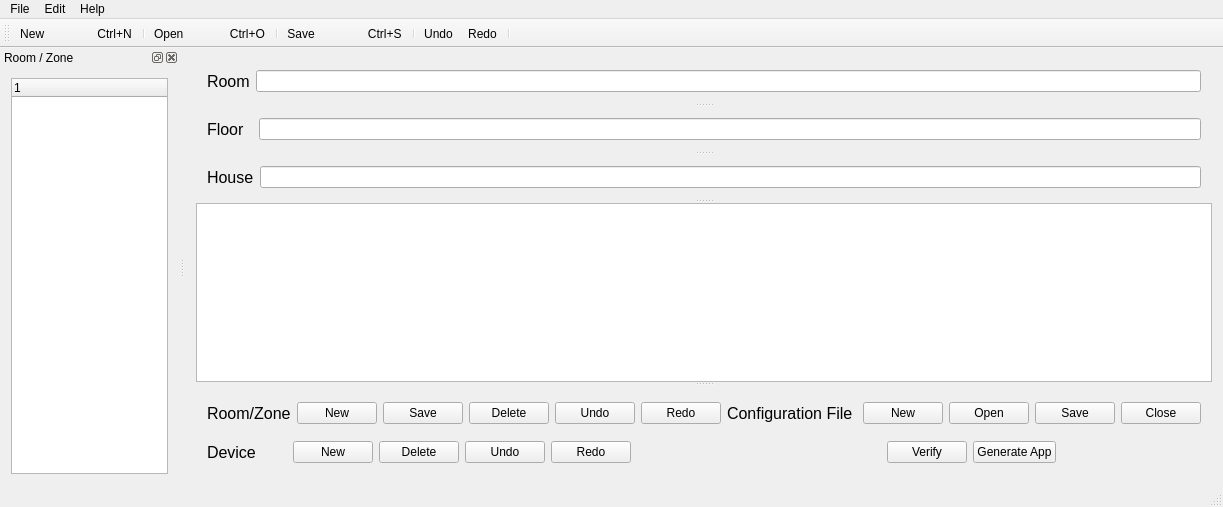
<?xml version="1.0" encoding="UTF-8"?>
<ui version="4.0">
 <class>MainWindow</class>
 <widget class="QMainWindow" name="MainWindow">
  <property name="geometry">
   <rect>
    <x>0</x>
    <y>0</y>
    <width>1223</width>
    <height>507</height>
   </rect>
  </property>
  <property name="windowTitle">
   <string>uiMagician..</string>
  </property>
  <property name="windowIcon">
   <iconset resource="AutosResourceFile.qrc">
    <normaloff>:/Images/Images/fatbee_v2.ico</normaloff>:/Images/Images/fatbee_v2.ico</iconset>
  </property>
  <widget class="QWidget" name="centralWidget">
   <layout class="QVBoxLayout" name="verticalLayout_3">
    <item>
     <widget class="QSplitter" name="splitter">
      <property name="orientation">
       <enum>Qt::Vertical</enum>
      </property>
      <widget class="QWidget" name="layoutWidget">
       <layout class="QHBoxLayout" name="horizontalLayout_6">
        <item>
         <widget class="QLabel" name="label">
          <property name="font">
           <font>
            <pointsize>12</pointsize>
           </font>
          </property>
          <property name="text">
           <string>Room</string>
          </property>
         </widget>
        </item>
        <item>
         <widget class="QLineEdit" name="roomLineEdit"/>
        </item>
       </layout>
      </widget>
      <widget class="QWidget" name="layoutWidget_1">
       <layout class="QHBoxLayout" name="horizontalLayout_5">
        <item>
         <widget class="QLabel" name="label_2">
          <property name="font">
           <font>
            <pointsize>12</pointsize>
           </font>
          </property>
          <property name="text">
           <string>Floor  </string>
          </property>
         </widget>
        </item>
        <item>
         <widget class="QLineEdit" name="floorLineEdit"/>
        </item>
       </layout>
      </widget>
      <widget class="QWidget" name="layoutWidget_2">
       <layout class="QHBoxLayout" name="horizontalLayout_7">
        <item>
         <widget class="QLabel" name="label_6">
          <property name="font">
           <font>
            <pointsize>12</pointsize>
           </font>
          </property>
          <property name="text">
           <string>House</string>
          </property>
         </widget>
        </item>
        <item>
         <widget class="QLineEdit" name="houseLineEdit">
          <property name="sizePolicy">
           <sizepolicy hsizetype="Expanding" vsizetype="Fixed">
            <horstretch>0</horstretch>
            <verstretch>0</verstretch>
           </sizepolicy>
          </property>
         </widget>
        </item>
       </layout>
      </widget>
      <widget class="QTableView" name="testCaseTableView">
       <property name="sizePolicy">
        <sizepolicy hsizetype="Expanding" vsizetype="Expanding">
         <horstretch>0</horstretch>
         <verstretch>0</verstretch>
        </sizepolicy>
       </property>
      </widget>
      <widget class="QWidget" name="layoutWidget_3">
       <layout class="QVBoxLayout" name="verticalLayout_2">
        <item>
         <spacer name="verticalSpacer">
          <property name="orientation">
           <enum>Qt::Vertical</enum>
          </property>
          <property name="sizeHint" stdset="0">
           <size>
            <width>444</width>
            <height>5</height>
           </size>
          </property>
         </spacer>
        </item>
        <item>
         <layout class="QVBoxLayout" name="verticalLayout_1">
          <item>
           <layout class="QHBoxLayout" name="horizontalLayout">
            <item>
             <widget class="QLabel" name="label_3">
              <property name="font">
               <font>
                <pointsize>12</pointsize>
               </font>
              </property>
              <property name="text">
               <string>Room/Zone</string>
              </property>
             </widget>
            </item>
            <item>
             <widget class="QPushButton" name="testCaseNewPushButton">
              <property name="text">
               <string>New</string>
              </property>
              <property name="icon">
               <iconset resource="AutosResourceFile.qrc">
                <normaloff>:/Images/Images/NEW1.BMP</normaloff>:/Images/Images/NEW1.BMP</iconset>
              </property>
             </widget>
            </item>
            <item>
             <widget class="QPushButton" name="testCaseSavePushButton">
              <property name="text">
               <string>Save</string>
              </property>
              <property name="icon">
               <iconset resource="AutosResourceFile.qrc">
                <normaloff>:/Images/Images/SAVE.BMP</normaloff>:/Images/Images/SAVE.BMP</iconset>
              </property>
             </widget>
            </item>
            <item>
             <widget class="QPushButton" name="testCaseDeletePushButton">
              <property name="text">
               <string>Delete</string>
              </property>
              <property name="icon">
               <iconset resource="AutosResourceFile.qrc">
                <normaloff>:/Images/Images/DELETE.BMP</normaloff>:/Images/Images/DELETE.BMP</iconset>
              </property>
             </widget>
            </item>
            <item>
             <widget class="QPushButton" name="roomUndoPushButton">
              <property name="text">
               <string>Undo</string>
              </property>
              <property name="icon">
               <iconset resource="AutosResourceFile.qrc">
                <normaloff>:/Images/Images/UNDO.BMP</normaloff>:/Images/Images/UNDO.BMP</iconset>
              </property>
             </widget>
            </item>
            <item>
             <widget class="QPushButton" name="roomRedoPushButton">
              <property name="text">
               <string>Redo</string>
              </property>
              <property name="icon">
               <iconset resource="AutosResourceFile.qrc">
                <normaloff>:/Images/Images/REDO.BMP</normaloff>:/Images/Images/REDO.BMP</iconset>
              </property>
             </widget>
            </item>
            <item>
             <spacer name="horizontalSpacer">
              <property name="orientation">
               <enum>Qt::Horizontal</enum>
              </property>
              <property name="sizeHint" stdset="0">
               <size>
                <width>40</width>
                <height>20</height>
               </size>
              </property>
             </spacer>
            </item>
            <item>
             <widget class="QLabel" name="label_5">
              <property name="font">
               <font>
                <pointsize>12</pointsize>
               </font>
              </property>
              <property name="text">
               <string>Configuration File</string>
              </property>
             </widget>
            </item>
            <item>
             <spacer name="verticalSpacer_2">
              <property name="orientation">
               <enum>Qt::Vertical</enum>
              </property>
              <property name="sizeType">
               <enum>QSizePolicy::Minimum</enum>
              </property>
              <property name="sizeHint" stdset="0">
               <size>
                <width>4</width>
                <height>30</height>
               </size>
              </property>
             </spacer>
            </item>
            <item>
             <widget class="QPushButton" name="testReportNewPushButton">
              <property name="text">
               <string>New</string>
              </property>
              <property name="icon">
               <iconset resource="AutosResourceFile.qrc">
                <normaloff>:/Images/Images/NEW1.BMP</normaloff>:/Images/Images/NEW1.BMP</iconset>
              </property>
             </widget>
            </item>
            <item>
             <widget class="QPushButton" name="testReportOpenPushButton">
              <property name="text">
               <string>Open</string>
              </property>
              <property name="icon">
               <iconset resource="AutosResourceFile.qrc">
                <normaloff>:/Images/Images/OPEN.BMP</normaloff>:/Images/Images/OPEN.BMP</iconset>
              </property>
             </widget>
            </item>
            <item>
             <widget class="QPushButton" name="testReportSavePushButton">
              <property name="text">
               <string>Save</string>
              </property>
              <property name="icon">
               <iconset resource="AutosResourceFile.qrc">
                <normaloff>:/Images/Images/SAVE.BMP</normaloff>:/Images/Images/SAVE.BMP</iconset>
              </property>
             </widget>
            </item>
            <item>
             <widget class="QPushButton" name="testReportClosePushButton">
              <property name="text">
               <string>Close</string>
              </property>
              <property name="icon">
               <iconset resource="AutosResourceFile.qrc">
                <normaloff>:/Images/Images/DELETE.BMP</normaloff>:/Images/Images/DELETE.BMP</iconset>
              </property>
             </widget>
            </item>
           </layout>
          </item>
          <item>
           <spacer name="verticalSpacer_3">
            <property name="orientation">
             <enum>Qt::Vertical</enum>
            </property>
            <property name="sizeHint" stdset="0">
             <size>
              <width>20</width>
              <height>10</height>
             </size>
            </property>
           </spacer>
          </item>
          <item>
           <layout class="QHBoxLayout" name="horizontalLayout_2">
            <item>
             <widget class="QLabel" name="label_4">
              <property name="font">
               <font>
                <pointsize>12</pointsize>
               </font>
              </property>
              <property name="text">
               <string>Device       </string>
              </property>
             </widget>
            </item>
            <item>
             <widget class="QPushButton" name="testStepNewPushButton">
              <property name="text">
               <string>New</string>
              </property>
              <property name="icon">
               <iconset resource="AutosResourceFile.qrc">
                <normaloff>:/Images/Images/NEW1.BMP</normaloff>:/Images/Images/NEW1.BMP</iconset>
              </property>
             </widget>
            </item>
            <item>
             <widget class="QPushButton" name="testStepDeletePushButton">
              <property name="text">
               <string>Delete</string>
              </property>
              <property name="icon">
               <iconset resource="AutosResourceFile.qrc">
                <normaloff>:/Images/Images/DELETE.BMP</normaloff>:/Images/Images/DELETE.BMP</iconset>
              </property>
             </widget>
            </item>
            <item>
             <widget class="QPushButton" name="deviceUndoPushButton">
              <property name="text">
               <string>Undo</string>
              </property>
              <property name="icon">
               <iconset resource="AutosResourceFile.qrc">
                <normaloff>:/Images/Images/UNDO.BMP</normaloff>:/Images/Images/UNDO.BMP</iconset>
              </property>
             </widget>
            </item>
            <item>
             <widget class="QPushButton" name="devicRedoPushButton">
              <property name="text">
               <string>Redo</string>
              </property>
              <property name="icon">
               <iconset resource="AutosResourceFile.qrc">
                <normaloff>:/Images/Images/REDO.BMP</normaloff>:/Images/Images/REDO.BMP</iconset>
              </property>
             </widget>
            </item>
            <item>
             <spacer name="horizontalSpacer_2">
              <property name="orientation">
               <enum>Qt::Horizontal</enum>
              </property>
              <property name="sizeHint" stdset="0">
               <size>
                <width>168</width>
                <height>20</height>
               </size>
              </property>
             </spacer>
            </item>
            <item>
             <widget class="QPushButton" name="testReportVerifyPushButton">
              <property name="text">
               <string>Verify</string>
              </property>
              <property name="icon">
               <iconset resource="AutosResourceFile.qrc">
                <normaloff>:/Images/Images/Gears.ico</normaloff>:/Images/Images/Gears.ico</iconset>
              </property>
             </widget>
            </item>
            <item>
             <widget class="QPushButton" name="appGeneratePushButton">
              <property name="text">
               <string>Generate App</string>
              </property>
              <property name="icon">
               <iconset resource="AutosResourceFile.qrc">
                <normaloff>:/Images/Images/Gears.ico</normaloff>:/Images/Images/Gears.ico</iconset>
              </property>
             </widget>
            </item>
            <item>
             <spacer name="horizontalSpacer_3">
              <property name="orientation">
               <enum>Qt::Horizontal</enum>
              </property>
              <property name="sizeType">
               <enum>QSizePolicy::Minimum</enum>
              </property>
              <property name="sizeHint" stdset="0">
               <size>
                <width>145</width>
                <height>20</height>
               </size>
              </property>
             </spacer>
            </item>
           </layout>
          </item>
         </layout>
        </item>
       </layout>
      </widget>
     </widget>
    </item>
   </layout>
  </widget>
  <widget class="QMenuBar" name="menuBar">
   <property name="geometry">
    <rect>
     <x>0</x>
     <y>0</y>
     <width>1223</width>
     <height>21</height>
    </rect>
   </property>
   <widget class="QMenu" name="menuFile">
    <property name="title">
     <string>File</string>
    </property>
    <addaction name="actionNew"/>
    <addaction name="actionOpen"/>
    <addaction name="actionSave"/>
    <addaction name="separator"/>
    <addaction name="actionClose_Project"/>
    <addaction name="separator"/>
    <addaction name="actionExit_Ctrl_Q"/>
   </widget>
   <widget class="QMenu" name="menuEdit">
    <property name="title">
     <string>Edit</string>
    </property>
    <addaction name="actionUndo"/>
    <addaction name="actionRedo"/>
   </widget>
   <widget class="QMenu" name="menuHelp">
    <property name="title">
     <string>Help</string>
    </property>
    <addaction name="actionContent_Help_F1"/>
    <addaction name="separator"/>
    <addaction name="actionAbout_Ui_Magician"/>
   </widget>
   <addaction name="menuFile"/>
   <addaction name="menuEdit"/>
   <addaction name="menuHelp"/>
  </widget>
  <widget class="QToolBar" name="mainToolBar">
   <property name="windowTitle">
    <string>Tool Bar</string>
   </property>
   <attribute name="toolBarArea">
    <enum>TopToolBarArea</enum>
   </attribute>
   <attribute name="toolBarBreak">
    <bool>false</bool>
   </attribute>
   <addaction name="actionNew"/>
   <addaction name="separator"/>
   <addaction name="actionOpen"/>
   <addaction name="separator"/>
   <addaction name="actionSave"/>
   <addaction name="separator"/>
   <addaction name="actionUndo"/>
   <addaction name="actionRedo"/>
   <addaction name="separator"/>
  </widget>
  <widget class="QStatusBar" name="statusBar">
   <property name="autoFillBackground">
    <bool>false</bool>
   </property>
  </widget>
  <widget class="QDockWidget" name="leftTreeDockWidget">
   <property name="layoutDirection">
    <enum>Qt::LeftToRight</enum>
   </property>
   <property name="windowTitle">
    <string>Room / Zone</string>
   </property>
   <attribute name="dockWidgetArea">
    <number>1</number>
   </attribute>
   <widget class="QWidget" name="dockWidgetContents">
    <layout class="QHBoxLayout" name="horizontalLayout_3">
     <item>
      <widget class="QTreeWidget" name="treeWidgetLeft">
       <column>
        <property name="text">
         <string>1</string>
        </property>
       </column>
      </widget>
     </item>
    </layout>
   </widget>
  </widget>
  <action name="actionNew">
   <property name="icon">
    <iconset resource="AutosResourceFile.qrc">
     <normaloff>:/Images/Images/NEW.BMP</normaloff>
     <normalon>:/Images/Images/NEW.BMP</normalon>:/Images/Images/NEW.BMP</iconset>
   </property>
   <property name="text">
    <string>New                Ctrl+N</string>
   </property>
   <property name="shortcut">
    <string>Ctrl+N</string>
   </property>
  </action>
  <action name="actionOpen">
   <property name="icon">
    <iconset resource="AutosResourceFile.qrc">
     <normaloff>:/Images/Images/OPEN.BMP</normaloff>:/Images/Images/OPEN.BMP</iconset>
   </property>
   <property name="text">
    <string>Open              Ctrl+O</string>
   </property>
   <property name="shortcut">
    <string>Ctrl+O</string>
   </property>
  </action>
  <action name="actionSave">
   <property name="icon">
    <iconset resource="AutosResourceFile.qrc">
     <normaloff>:/Images/Images/SAVE.BMP</normaloff>:/Images/Images/SAVE.BMP</iconset>
   </property>
   <property name="text">
    <string>Save                Ctrl+S</string>
   </property>
   <property name="shortcut">
    <string>Ctrl+S</string>
   </property>
  </action>
  <action name="actionContent_Help_F1">
   <property name="text">
    <string>Content Help     </string>
   </property>
   <property name="shortcut">
    <string>F1</string>
   </property>
  </action>
  <action name="actionClose_Project">
   <property name="icon">
    <iconset resource="AutosResourceFile.qrc">
     <normaloff>:/Images/Images/DELETE.BMP</normaloff>:/Images/Images/DELETE.BMP</iconset>
   </property>
   <property name="text">
    <string>Close Current Project          </string>
   </property>
   <property name="shortcut">
    <string>Ctrl+W</string>
   </property>
  </action>
  <action name="actionExit_Ctrl_Q">
   <property name="text">
    <string>Exit                  Ctrl+Q</string>
   </property>
   <property name="shortcut">
    <string>Ctrl+Q</string>
   </property>
  </action>
  <action name="actionUndo">
   <property name="icon">
    <iconset resource="AutosResourceFile.qrc">
     <normaloff>:/Images/Images/UNDO.BMP</normaloff>:/Images/Images/UNDO.BMP</iconset>
   </property>
   <property name="text">
    <string>Undo</string>
   </property>
   <property name="shortcut">
    <string>Ctrl+Z</string>
   </property>
  </action>
  <action name="actionRedo">
   <property name="icon">
    <iconset resource="AutosResourceFile.qrc">
     <normaloff>:/Images/Images/REDO.BMP</normaloff>:/Images/Images/REDO.BMP</iconset>
   </property>
   <property name="text">
    <string>Redo</string>
   </property>
   <property name="shortcut">
    <string>Ctrl+Y</string>
   </property>
  </action>
  <action name="actionAbout_Ui_Magician">
   <property name="text">
    <string>About Ui Magician....</string>
   </property>
  </action>
 </widget>
 <layoutdefault spacing="6" margin="11"/>
 <resources>
  <include location="AutosResourceFile.qrc"/>
 </resources>
 <connections/>
</ui>
